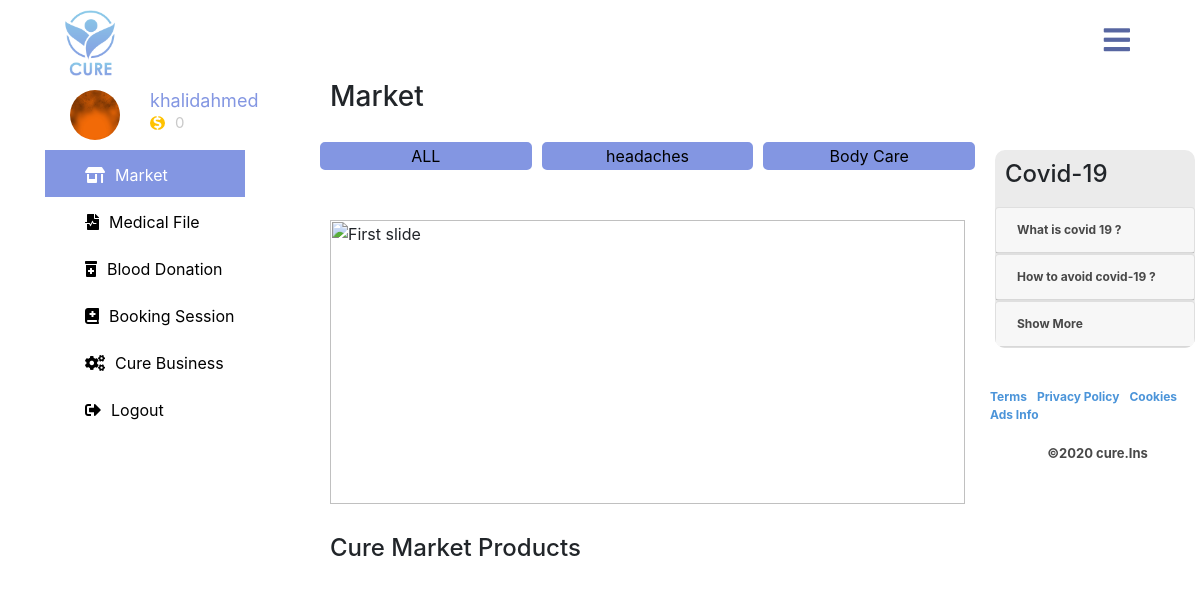
The app's page /cure-app/index.php (signed in), older data.
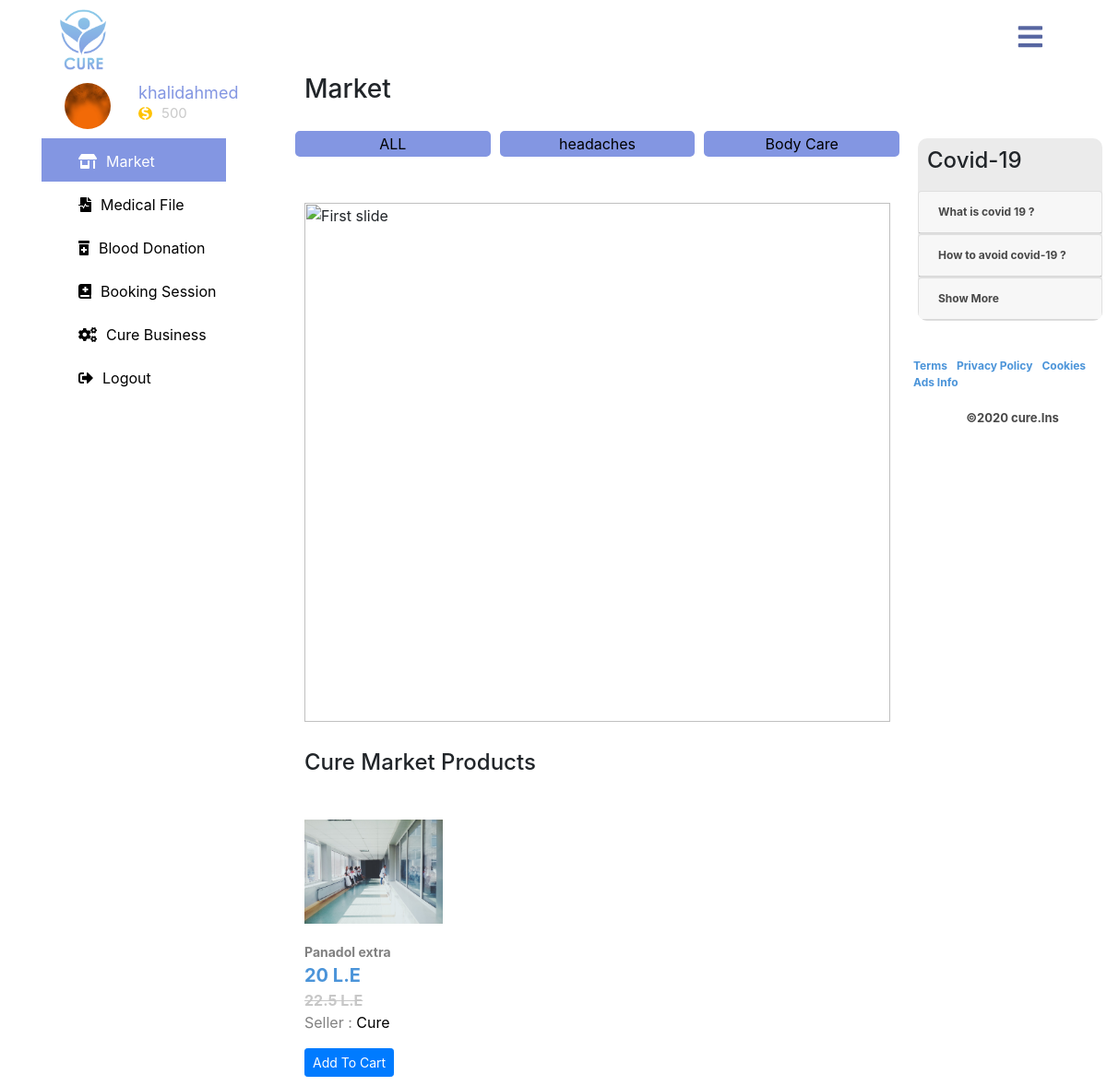
The same page, newer data.
### tables this page shows
CREATE TABLE `cure_users` (
  `patient_id` int(11) NOT NULL,
  `patient_username` varchar(255) NOT NULL,
  `patient_email` varchar(255) NOT NULL,
  `patient_password` varchar(60) NOT NULL,
  `patient_salt` varchar(255) NOT NULL,
  `patient_hashedpassword` varchar(255) NOT NULL,
  `patient_phone` varchar(16) NOT NULL,
  `patient_gender` tinyint(4) NOT NULL DEFAULT '0',
  `patient_birthdate` varchar(60) NOT NULL,
  `patient_nationality` varchar(60) NOT NULL,
  `patient_address` varchar(255) NOT NULL,
  `patient_e_coins` int(11) NOT NULL DEFAULT '0',
  `patient_donation_status` tinyint(4) NOT NULL DEFAULT '0',
  `patient_account_status` tinyint(4) NOT NULL DEFAULT '0',
  `patient_registerdate` timestamp NOT NULL DEFAULT CURRENT_TIMESTAMP,
  `patient_image_code` varchar(255) NOT NULL,
  `worker_account_type` tinyint(4) NOT NULL DEFAULT '0'
);

CREATE TABLE `products_categories` (
  `category_id` int(11) NOT NULL,
  `category_name` varchar(255) NOT NULL
);

CREATE TABLE `warehousing` (
  `item_id` int(11) NOT NULL,
  `item_quantity` int(11) NOT NULL DEFAULT '0',
  `item_price` float NOT NULL DEFAULT '0',
  `sell_visiblity` tinyint(4) NOT NULL DEFAULT '0',
  `treatment_id` int(11) NOT NULL,
  `org_id` int(11) NOT NULL
);

CREATE TABLE `authorized_products` (
  `product_id` int(11) NOT NULL,
  `product_name` varchar(255) NOT NULL,
  `product_specs` varchar(255) NOT NULL,
  `product_expiry_date` varchar(255) NOT NULL,
  `product_nation` varchar(100) NOT NULL,
  `product_tap_or_drink` tinyint(4) NOT NULL DEFAULT '0',
  `product_price` double NOT NULL DEFAULT '0',
  `product_size_capacity` varchar(100) NOT NULL,
  `product_description` varchar(255) DEFAULT NULL,
  `product_global_barcode` varchar(150) DEFAULT NULL,
  `product_image` varchar(255) DEFAULT NULL,
  `product_category` int(11) NOT NULL,
  `product_status` tinyint(4) NOT NULL DEFAULT '0'
);

CREATE TABLE `cure_organizations` (
  `org_id` int(11) NOT NULL,
  `org_name` varchar(255) NOT NULL,
  `org_email` varchar(100) DEFAULT NULL,
  `org_fax` varchar(50) NOT NULL,
  `org_work_type` tinyint(4) NOT NULL DEFAULT '0',
  `org_tree_type` int(11) NOT NULL DEFAULT '0',
  `org_work_id` varchar(30) NOT NULL,
  `org_town` varchar(100) NOT NULL,
  `org_address` varchar(255) NOT NULL,
  `org_status` tinyint(4) NOT NULL DEFAULT '0',
  `org_rate` tinyint(4) NOT NULL DEFAULT '0',
  `owner_id` int(11) NOT NULL
);

### cure-app/classes/database.php (called while the page is built, shortened)
<?php
class database {
    private static $_instance = null ;
    private $_pdo,
            $_query,
            $_error  = false,
            $_results,
            $_count = 0 ;
    private function __construct (){
        try{
            $this -> _pdo = new PDO('mysql:host='.config::get('mysql/host').';dbname=' . config::get('mysql/db'), config::get('mysql/username') ,config::get('mysql/password'));
        }catch(PDOexception $e){
            die($e->getMessage());
        }
    }
    public static function  getInstance () {
        if ( !isset(self::$_instance) ){
            self::$_instance = new database();
        }
        return self::$_instance;
    }
    public function query( $sql , $params = array() ){
        $this -> _error = false ;
        if ($this->_query  = $this->_pdo->prepare($sql)) {
            $x = 1 ;
            if ( count($params) ){
                foreach($params as $param ){
                    $this -> _query->bindValue($x , $param);
                    $x++;
                }
            }
            if ($this->_query->execute()){
                $this->_results = $this->_query->fetchAll(PDO::FETCH_OBJ);
                $this->_count = $this->_query->rowCount();
            }else{
                $this->_error = true ;
            }
        }
        return $this;
    }
    public function action ($action , $table , $where = array()) {
        if ( count($where) == 3 ){
            $operators = array ("=",">","<","<=",">=");
            $field      = $where[0];
            $operator   = $where[1];
            $value      = $where[2];
            if ( in_array($operator,$operators)){
                $sql = "{$action} FROM {$table} WHERE {$field} {$operator} ? ";
                if ( !$this->query($sql,array($value))->error() ){
                    return $this;
                }
            }
        }
        return false;
    }
    public function aggergateJoin($MAINTABLE , $TABLE1 , $TABLE2 , $FOREIGN1 , $FOREIGN23 ,$TABLE1PRIMAY , $TABLE2PRIMARY ,  $where = array()){
        if ( count($where) == 3 ){
            $operators = array ("=",">","<","<=",">=");
            $field      = $where[0];
            $operator   = $where[1];
            $value      = $where[2];
            if ( in_array($operator,$operators)){
                $sql = "SELECT * FROM (( {$MAINTABLE} INNER JOIN {$TABLE1} on {$MAINTABLE}.{$FOREIGN1} =  {$TABLE1}.{$TABLE1PRIMAY}   ) INNER JOIN {$TABLE2} on  {$MAINTABLE}.{$FOREIGN23} =  {$TABLE2}.{$TABLE2PRIMARY} )  WHERE {$field} {$operator} ? ";
                if ( !$this->query($sql,array($value))->error() ){
                    return $this;
                }
            }
        }
        return false;
    }
    public function get ($table,$where) {
        return $this->action('SELECT *',$table,$where);
    }
    public function results(){
        return $this->_results;
    }
    public function first() {
        return $this->results()[0];
    }
    public function error(){
        return $this->_error;
    }
    public function count(){
        return $this->_count;
    }
}

### cure-app/classes/config.php (called while the page is built)
<?php
class config {
    public static function get($path = null ){
        if ( $path ){
            $config = $GLOBALS['config'];
            $path = explode('/',$path);
            foreach ( $path as $bit ){
                if ( isset($config[$bit])){
                    $config = $config[$bit];
                }
            }
            return $config;
        }
        return false;
    }
}

### cure-app/classes/patient.php (called while the page is built, shortened)
<?php
class patient{
    private $_db,$_data,$_sessionName,$_isLogged,$_cookieName;
    public function __construct($user = null){
        $this->_db = database::getInstance();
        $this->_sessionName = config::get('session/session_name');
        if(!$user){
            if( session::exists($this->_sessionName)){
                $user = session::get($this->_sessionName);
                if($this->find($user)){
                    $this->_isLogged = true ;
                }else{
                }
            }
        }else{
            $this->find($user);
        }
    }
    public function find($user = null){
        if($user){
            $field = (is_numeric($user)) ? 'patient_id' :'patient_username';
            $data = $this->_db->get('cure_users',array($field,'=',$user));
            if($data->count()){
                $this->_data = $data->first();
                return true;
            }
        }
        return false;
    }
    public function data(){
        return $this->_data;
    }
    public function isLogged(){
        return $this->_isLogged;
    }
}

### cure-app/classes/session.php (called while the page is built, shortened)
<?php
class session{
    public static function exists($name){
        return (isset($_SESSION[$name])) ? true : false;
    }
    public static function get($name){
        return $_SESSION[$name];
    }
}

### cure-app/classes/treatments.php (called while the page is built, shortened)
<?php
class treatments{
    private $_db,$_data;
    public function __construct(){
        $this->_db = database::getInstance();
    }
    public function listTreatmentsCategories(){
        $data = $this->_db->get("products_categories",array('category_id','>=',"1"));
        if ( $data->count() > 0 ){
            return $data->results();
        }
        return false;
    }
}

### cure-app/classes/product.php (called while the page is built, shortened)
<?php
class product{
    private $_db,$_data;
    public function __construct($user = null){
        $this->_db = database::getInstance();
    }
    public function getProducts(){
        $data = $this->_db->aggergateJoin("warehousing","cure_organizations","authorized_products","org_id","treatment_id","org_id","product_id",array('warehousing.sell_visiblity','=',"1"));
        if ( $data->count() > 0 ){
            return $data->results();
        }
        return false;
    }
}

### cure-app/index.php (the view, shortened to what the changed rows need)
<?php
    templateController::get('header');
    $treatment = new treatments();
    $patient = new patient ();
    $product = new product();
    if ( $patient->isLogged() ) {
?>
 <div class="category-list col-md-7">
        <ul class="list-unstyled row text-center">
        <?php
            foreach ( $treatment->listTreatmentsCategories()  as $cat ){
              ?>
                <li class="col-md"><a href="market.php?category=<?php echo $cat->category_id; ?>"><?php echo $cat->category_name; ?></a></li>
              <?php
            }
        ?>
        </ul>
        <div class="trend row">
            <?php
              foreach ( $product->getProducts() as $info ){
                ?>
                <div class="trend-category col-md-4  col-sm-4 col-xs-12">
                  <img src="../storage/<?php echo $info->product_image;?>"/>
                  <p><?php echo $info->product_name;?></p>
                  <ins><?php echo $info->item_price?> L.E</ins>
                  <?php
                    if ( $info->item_price < $info->product_price){
                      ?>
                        <del><?php echo $info->product_price?> L.E </del>
                      <?php
                    }
                  ?>
                  <p>Seller : <a href="orgmarket?id=<?php echo $info->org_id;?>"><?php echo $info->org_name;?></a></p>
                  <button class="btn btn-primary btn-sm" onclick="addToCart(<?php echo $info->item_id;?>)">Add To Cart</button>
                </div>
                <?php
              }
            ?>
        </div>
    </div>
<?php
      }else{
        redirect::to('login.php');
      }
?>

### cure-app/includes/header.php (shortened to what the changed rows need)
<?php
$patient = new patient();
?>
<html >
<head>
   <link rel="stylesheet" href="https://use.fontawesome.com/releases/v5.8.1/css/all.css"
>
   <link rel="stylesheet" href="https://stackpath.bootstrapcdn.com/bootstrap/4.3.1/css/bootstrap.min.css">
  <link rel="stylesheet" href="https://cdnjs.cloudflare.com/ajax/libs/animate.css/3.7.0/animate.min.css">
   <link rel="stylesheet" href="assets/css/profile.css">
   <link rel="stylesheet" href="assets/css/mfile.css">
   <link rel="stylesheet" href="assets/css/blood.css">
   <link rel="stylesheet" href="assets/css/cart.css">
   <link rel="stylesheet" href="assets/css/style.css">
</head>
<body>
    <div class="nave">
      <div class="container">
        <div class="row">
          <div class="nav-bar">
            <label for="check" class="checkbtn">
               <i class="fas fa-bars"></i>
            </label>
            <label>
               <img class="cure-logo" src="assets/imgs/logo.png.png"/>
            </label>
         </div>
        </div>
      </div>
    </div>
  <section class="categorey">
  <div class="cure-category">
    <div class="container">
       <div class="row">
          <div class="col-md-3">
            <div class="sidebar">
            <div class="acc-image row">
            <?php
              if ( $patient->data()->patient_image_code == null ) {
                echo '<img src="assets/imgs/tn.png"/>';
              }else{
                echo '<img src="../storage/'. $patient->data()->patient_image_code  .'"/>';
              }
            ?>
              <div class="acc-write">
                <h4><?php echo $patient->data()->patient_username; ?></h4>
                <span class="text-center"><i class="fas fa-dollar-sign"></i><?php echo $patient->data()->patient_e_coins; ?></span>
              </div>
            </div>
             <ul class="list-unstyled">
               <li style="display:block;height:47px;"><a class="active" href="index.php"><i class="fas fa-store-alt"></i>Market</a></li>
               <li style="display:block;height:47px;"><a href="mfile.php"><i class="fas fa-file-medical-alt"></i>Medical File</a></li>
               <li style="display:block;height:47px;"><a href="bloodDonations.php"><i class="fas fa-prescription-bottle-alt"></i>Blood Donation</a></li>
               <li style="display:block;height:47px;"><a href="booking.php"><i class="fas fa-book-medical"></i>Booking Session</a></li>
               <li style="display:block;height:47px;" ><a href="../cure-auth/"><i class="fas fa-cogs"></i>Cure Business</a></li>
               <li style="display:block;height:47px;"><a href="logout.php"><i class="fas fa-sign-out-alt"></i>Logout</a></li>
             </ul>
            </div>
          </div>

Row changes from the older to the newer data that the page shows:
changed cure_users "khalidahmed": patient_e_coins "0" → "500"
added warehousing: treatment.product_image (picture), treatment.product_name "Panadol extra", item_price "20", treatment.product_price "22.5", org.org_name "Cure"
